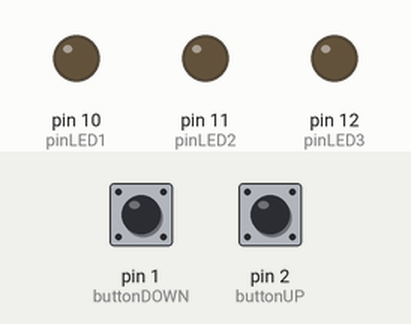
The sketch below on a simulated Arduino Uno, built with avr-gcc and run on an emulated ATmega328P. Parts: output pins drawn as LEDs (lit = HIGH). The test bench sets the inputs (shaded band); at power-on: pin 2 (buttonUP) LOW, pin 1 (buttonDOWN) LOW.

Above: at 1.2 s.
1.3 s: pin 2 (buttonUP) pulled HIGH for 0.15 s
At 1.6 s:
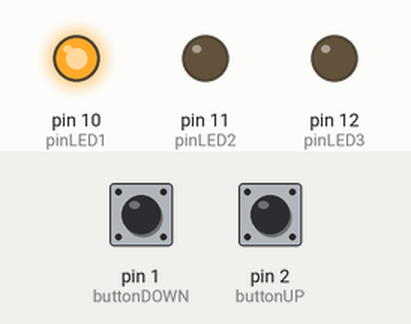
2.9 s: pin 2 (buttonUP) pulled HIGH for 1 s
At 4.0 s:
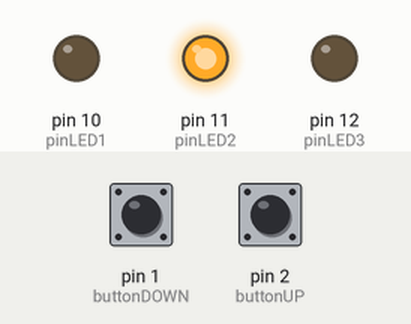
5.4 s: pin 2 (buttonUP) pulled HIGH for 0.15 s
At 5.9 s:
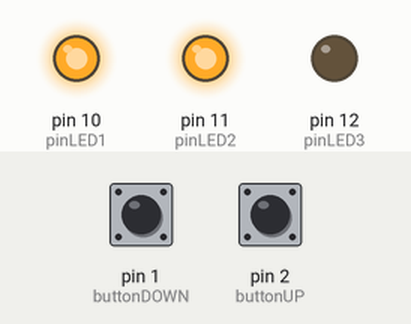
7.0 s: pin 2 (buttonUP) pulled HIGH for 3.2 s
At 8.3 s:
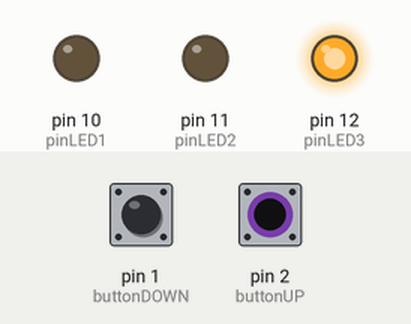
11.7 s: pin 2 (buttonUP) pulled HIGH for 0.15 s
At 12.9 s:
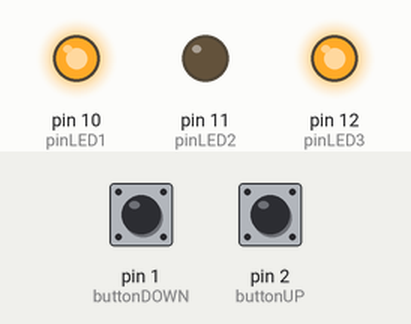
13.3 s: pin 2 (buttonUP) pulled HIGH for 1 s
At 14.4 s:
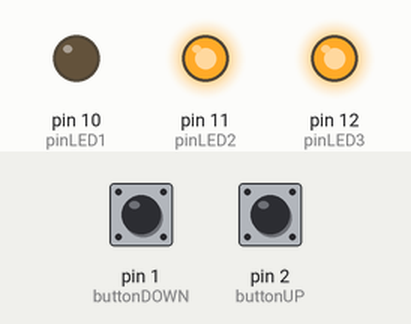
Timing chart, 0 to 16.3 s (numbered marks = the images above; inputs shaded):
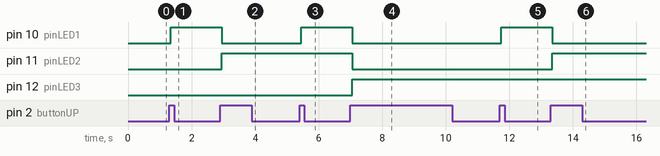

Measured:
- after the input at 1.3 s, pin 10 (pinLED1): LOW → HIGH after 0.05 s
- after the input at 2.9 s, pin 10 (pinLED1): HIGH → LOW after 0.05 s; pin 11 (pinLED2): LOW → HIGH after 0.05 s
- after the input at 5.4 s, pin 10 (pinLED1): LOW → HIGH after 0.05 s
- after the input at 7.0 s, pin 10 (pinLED1), pin 11 (pinLED2): HIGH → LOW after 0.05 s; pin 12 (pinLED3): LOW → HIGH after 0.05 s
- after the input at 11.7 s, pin 10 (pinLED1): LOW → HIGH after 0.05 s
- after the input at 13.3 s, pin 10 (pinLED1): HIGH → LOW after 0.05 s; pin 11 (pinLED2): LOW → HIGH after 0.05 s

The sketch:

ajami7Lab2.ino
```cpp
/*

Areeb Jamili
Lab2 - 3 Bit counter
This code is supposed to allow an arduino with 3 leds and 2 buttons to count to seven in binary through the leds when the buttons are pressed.\
I assumed the buttons in my kit were going to work and the pull up resistor would allow the buttons to work as I thought.
I used the arduino forum to find code for debounce.
https://docs.arduino.cc/built-in-examples/digital/Debounce/

*/
const int BITS = 3;

int status1 = LOW;
int status2 = LOW;
int status3 = LOW;
int status[] = {status1, status2, status3};
int pinLED1 = 10;
int pinLED2 = 11;
int pinLED3 = 12;
int buttonUP = 2;
int buttonDOWN = 1;
int buttonUpLast = LOW;
int buttonDownLast = LOW;
int buttonUpState;
int buttonDownState;
int count = 0;
int temp = 0;
unsigned long lastDebounceUp = 0;
unsigned long lastDebounceDown = 0;
unsigned long debounceDelay = 50;
bool buttonDown = false;

void setup() {
  // put your setup code here, to run once:
  pinMode(pinLED1, OUTPUT);
  pinMode(pinLED2, OUTPUT);
  pinMode(pinLED3, OUTPUT);
  pinMode(buttonUP, INPUT);
  pinMode(buttonDOWN, INPUT);


}

void loop() {
  // // put your main code here, to run repeatedly:
  int readingUp = digitalRead(buttonUP);
  int readingDown = digitalRead(buttonDOWN);

  if(readingUp != buttonUpLast){
    //reset countdown timer
    lastDebounceUp = millis();
  } else if(readingDown != buttonDownLast){
    //reset countdown timer
    lastDebounceDown = millis();
  }

  if((millis() - lastDebounceUp) > debounceDelay){
    //passing the if statement means its an actual input and not just noise

    //if the button up state has changed
    if(readingUp != buttonUpState){
      buttonUpState = readingUp;
      //count++ if button is pressed and is not at 7
      if(buttonUpState == HIGH && count < 7){
        count++;
      }
    }
  }
  if((millis() - lastDebounceDown) > debounceDelay){
    //if the button down state has changed
    if(readingDown != buttonDownState){
      buttonDownState = readingDown;
      //count-- if button is pressed and is not at 0
      if(buttonDownState == HIGH && count > 0){
        count--;
      }
    }
  }

  //use count to turn on/off led lights
  temp = count;
  for(int i = 0; i < BITS; i++){
    status[i] = LOW;
    if(temp%2 == 1){
      //number /2 has a remainder of one so turn on the bit associated with it
      status[i] = HIGH;
    }
    temp = temp/2;

  }

  //update board
  digitalWrite(pinLED1, status[0]);
  digitalWrite(pinLED2, status[1]);
  digitalWrite(pinLED3, status[2]);

  //update the last button press
  buttonDownLast = readingDown;
  buttonUpLast = readingUp;
}
```
